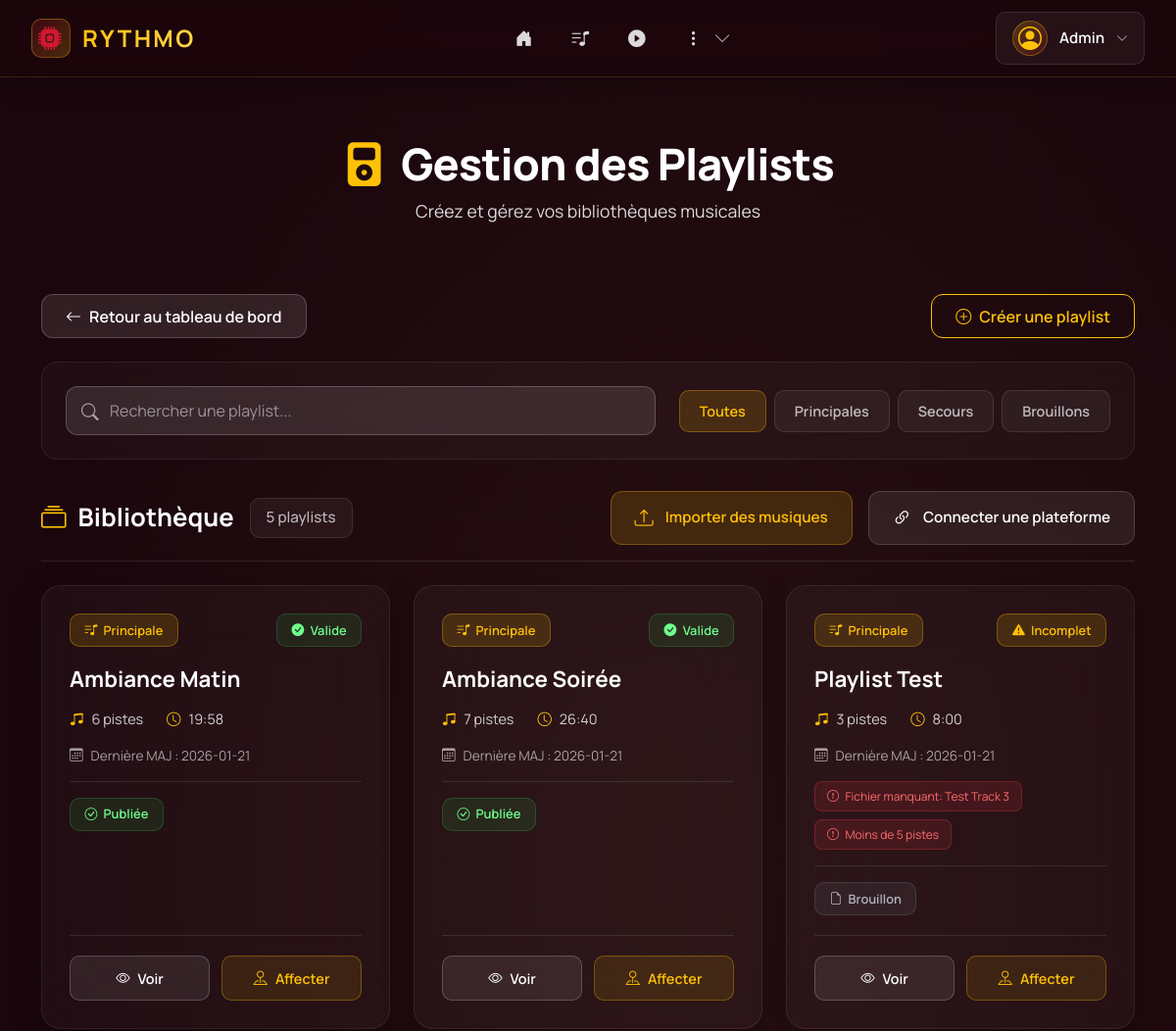
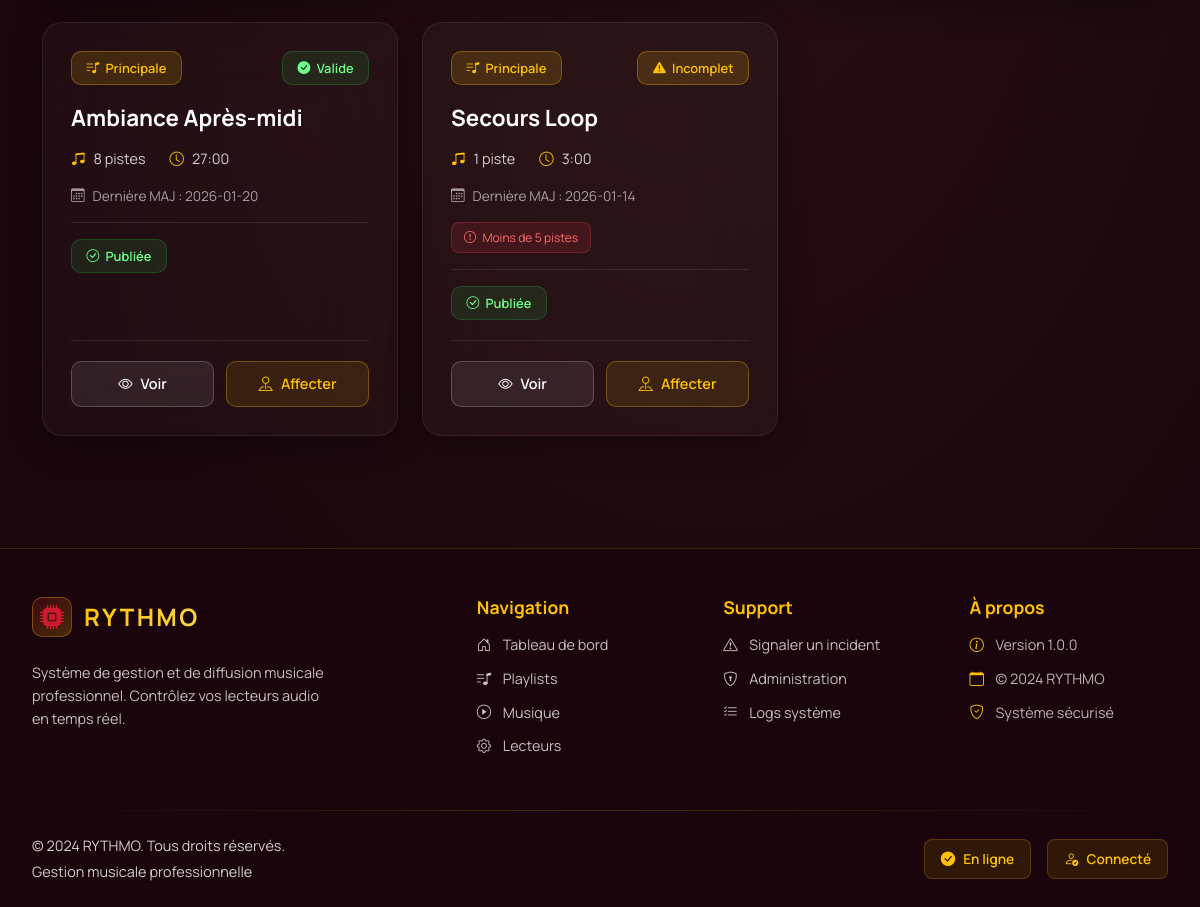
Screenshot of /playlists/ (signed in) with the database file from the repository (2 pictures, top to bottom).
### tables this page shows
CREATE TABLE Utilisateur(
   id_utilisateur INTEGER PRIMARY KEY AUTOINCREMENT,
   nom_utilisateur VARCHAR(50) UNIQUE,
   motdepasse VARCHAR(128),
   role VARCHAR(50),
   prenom VARCHAR(50),
   nom VARCHAR(50),
   age INTEGER,
   email VARCHAR(100) UNIQUE,
   login_attempts INTEGER DEFAULT 0,
   block_until DATETIME,
   last_login DATETIME
);

CREATE TABLE Playlist(
   id_playlist INTEGER PRIMARY KEY AUTOINCREMENT,
   nom_playlist VARCHAR(50) UNIQUE,
   date_creation DATETIME DEFAULT CURRENT_TIMESTAMP,
   date_fin_playlist DATE,
   date_derniere_maj DATETIME,
   publie BOOLEAN DEFAULT 1
);

### app/controllers/PlaylistController.py (the view)
@playlist_bp.route("/", methods=["GET"])
@reqlogged
def playlists():
    role = session.get("role", "utilisateur")
    playlists = playlist_dao.find_all()
    lecteurs = lecteur_dao.find_all()
    zones = get_zones(lecteurs)
    sites = get_sites(lecteurs)
    metadata = {
        "title": "Gestion des Playlists",
        "pagename": "playlists"
    }
    return render_template(
        "playlists.html",
        metadata=metadata,
        playlists=playlists,
        lecteurs=lecteurs,
        zones=zones,
        sites=sites,
        role=role
    )

### app/__init__.py (called while the page is built, shortened)
@app.before_request
def check_session_timeout():
    if 'user_id' in session:
        last_active = session.get('last_active')
        now = datetime.now()
        session['last_active'] = now.isoformat()

@app.before_request
def load_user():
    user_id = session.get("user_id")
    if user_id:
        user = UserSqliteDAO().findById(user_id)
        g.current_user = user
    else:
        g.current_user = None

@app.context_processor
def inject_user():
    return dict(current_user=g.get("current_user", None))

### app/controllers/LoginController.py (called while the page is built)
def reqlogged(f):
    @wraps(f)
    def decorated_function(*args, **kwargs):
        if not session.get("logged"):
            return redirect(url_for("login"))
        return f(*args, **kwargs)
    return decorated_function

### app/controllers/PlaylistController.py (called while the page is built)
def get_zones(lecteurs):
    zones = set()
    for lecteur in lecteurs:
        if lecteur.adresse_lecteur:
            zones.add(lecteur.adresse_lecteur)
    return sorted(list(zones))

def get_sites(lecteurs):
    db_path = app.root_path + '/database.db'
    sites = {}
    try:
        conn = sqlite3.connect(db_path)
        conn.row_factory = sqlite3.Row
        for lecteur in lecteurs:
            if lecteur.id_organisation:
                cursor = conn.execute(
                    "SELECT id_organisation, nom_organisation FROM Organisation WHERE id_organisation = ?",
                    (lecteur.id_organisation,)
                )
                org = cursor.fetchone()
                if org:
                    sites[org["id_organisation"]] = org["nom_organisation"]
        conn.close()
    except:
        pass
    return sites

### app/models/LecteurDAO.py (called while the page is built)
    def find_all(self):
        try:
            conn = sqlite3.connect(self.db_path)
            conn.row_factory = sqlite3.Row
            cursor = conn.cursor()
            cursor.execute("SELECT * FROM Lecteur")
            rows = cursor.fetchall()
            conn.close()
            lecteurs = []
            for row in rows:
                lecteur = Lecteur(
                    row['id_lecteur'],
                    row['nom_lecteur'],
                    row['adresseIP'],
                    row['etat_lecteur'],
                    row['derniere_synchro'],
                    row['adresse_lecteur']
                )
                lecteurs.append(lecteur)
            return lecteurs
        except Exception as e:
            print(f"Erreur find_all : {e}")
            return []

### app/templates/playlists.html (shortened to what this page needs)
{% extends 'layout.html' %}
{% block content %}
<div class="playlists-hero">
  <div class="container">
    <h1><i class="bi bi-music-player-fill"></i> Gestion des Playlists</h1>
    <p>Créez et gérez vos bibliothèques musicales</p>
  </div>
</div>
<div class="container mt-4 pb-5">
  <div class="playlists-actions mb-4">
    <a href="{{ url_for('index') }}" class="btn btn-rythmo-back">
      <i class="bi bi-arrow-left"></i> Retour au tableau de bord
    </a>
    <button class="btn btn-rythmo-primary" id="createPlaylistBtn">
      <i class="bi bi-plus-circle"></i> Créer une playlist
    </button>
  </div>
  <div class="playlists-filters mb-4">
    <div class="filter-group">
      <input type="text" id="searchPlaylist" class="search-input" placeholder="Rechercher une playlist...">
      <i class="bi bi-search search-icon-input"></i>
    </div>
    <div class="filter-tabs">
      <button class="filter-tab active" data-filter="all">Toutes</button>
      <button class="filter-tab" data-filter="principale">Principales</button>
      <button class="filter-tab" data-filter="secours">Secours</button>
      <button class="filter-tab" data-filter="brouillon">Brouillons</button>
    </div>
  </div>
  <div class="playlists-library">
    <div class="library-header">
      <div class="library-header-left">
        <h2><i class="bi bi-collection"></i> Bibliothèque</h2>
        <span class="library-count">{{ playlists|length }} playlist{{ 's' if playlists|length > 1 else '' }}</span>
      </div>
      <div class="library-header-actions">
        <button class="btn btn-import-music" id="importMusicBtn" type="button">
          <i class="bi bi-upload"></i>
          <span>Importer des musiques</span>
        </button>
        <button class="btn btn-connect-platform" id="connectPlatformBtn" type="button">
          <i class="bi bi-link-45deg"></i>
          <span>Connecter une plateforme</span>
        </button>
      </div>
    </div>
    <div class="playlists-grid" id="playlistsGrid">
      {% for playlist in playlists %}
      <div class="playlist-card"
           data-type="{{ playlist.type }}"
           data-publie="{{ 'true' if playlist.publie else 'false' }}"
           data-name="{{ playlist.nom_playlist|lower }}">
        <div class="playlist-card-header">
          <div class="playlist-type-badge type-{{ playlist.type }}">
            {% if playlist.type == 'secours' %}
              <i class="bi bi-shield-check"></i> Secours
            {% else %}
              <i class="bi bi-music-note-list"></i> Principale
            {% endif %}
          </div>
          <div class="playlist-status-badge status-{{ playlist.statut }}">
            {% if playlist.statut == 'valide' %}
              <i class="bi bi-check-circle-fill"></i>
            {% elif playlist.statut == 'incomplet' %}
              <i class="bi bi-exclamation-triangle-fill"></i>
            {% else %}
              <i class="bi bi-x-circle-fill"></i>
            {% endif %}
            {{ playlist.statut|title }}
          </div>
        </div>
        <div class="playlist-card-body">
          <h3 class="playlist-name">{{ playlist.nom_playlist }}</h3>
          <div class="playlist-stats">
            <div class="stat-item">
              <i class="bi bi-music-note-beamed"></i>
              <span>{{ playlist.nb_pistes }} piste{{ 's' if playlist.nb_pistes > 1 else '' }}</span>
            </div>
            <div class="stat-item">
              <i class="bi bi-clock"></i>
              <span>{{ (playlist.duree_totale // 60) }}:{{ '%02d'|format(playlist.duree_totale % 60) }}</span>
            </div>
          </div>
          <div class="playlist-meta">
            <p class="playlist-date">
              <i class="bi bi-calendar3"></i>
              Dernière MAJ : {{ playlist.date_derniere_maj }}
            </p>
          </div>
          {% if playlist.problemes %}
          <div class="playlist-problemes">
            {% for probleme in playlist.problemes %}
            <span class="probleme-badge">
              <i class="bi bi-exclamation-circle"></i> {{ probleme }}
            </span>
            {% endfor %}
          </div>
          {% endif %}
          <div class="playlist-publication">
            {% if playlist.publie %}
              <span class="publication-badge published">
                <i class="bi bi-check-circle"></i> Publiée
              </span>
            {% else %}
              <span class="publication-badge draft">
                <i class="bi bi-file-earmark"></i> Brouillon
              </span>
            {% endif %}
          </div>
        </div>
        <div class="playlist-card-actions">
          <a href="{{ url_for('playlist.playlist_detail', id_playlist=playlist.id_playlist) }}"
             class="action-btn action-view">
            <i class="bi bi-eye"></i> Voir
          </a>
          <button class="action-btn action-assign"
                  data-playlist-id="{{ playlist.id_playlist }}"
                  data-playlist-name="{{ playlist.nom_playlist }}">
            <i class="bi bi-pin-map"></i> Affecter
          </button>
        </div>
      </div>
      {% endfor %}
    </div>
  </div>
</div>
{% endblock %}

### app/templates/includes/nav.html (shortened to what this page needs)
{% if current_user %}
<nav class="navbar-modern fixed-top navbar-expand-lg">
  <div class="navbar-container">
    <div class="navbar-brand-section">
      <a class="navbar-brand-modern" href="{{ url_for('index') }}">
        <div class="brand-icon-wrapper">
          <i class="bi bi-cpu-fill"></i>
        </div>
        <span class="brand-text">RYTHMO</span>
      </a>
      <div class="music-visualizer" id="music-bar">
      </div>
    </div>
    <div class="navbar-nav-section">
      <div class="collapse navbar-collapse-modern" id="navbarNav">
        <ul class="navbar-nav-modern">
          <li class="nav-item-modern">
            <a class="nav-link-modern nav-link-icon-only" href="{{ url_for('index') }}">
              <i class="bi bi-house-door-fill"></i>
            </a>
          </li>
          <li class="nav-item-modern">
            <a class="nav-link-modern nav-link-icon-only" href="{{ url_for('playlist.playlists') }}">
              <i class="bi bi-music-note-list"></i>
            </a>
          </li>
          <li class="nav-item-modern">
            <a class="nav-link-modern nav-link-icon-only" href="{{ url_for('musique.musique') }}">
              <i class="bi bi-play-circle-fill"></i>
            </a>
          </li>
          {% if current_user.role in ["admin", "superviseur"] or current_user.role == "admin" %}
          <li class="nav-item-modern nav-item-dropdown">
            <button class="nav-link-modern nav-link-icon-only nav-more-btn" type="button" data-bs-toggle="dropdown" aria-expanded="false">
              <i class="bi bi-three-dots-vertical"></i>
              <i class="bi bi-chevron-down nav-dropdown-arrow"></i>
            </button>
          </li>
          {% endif %}
        </ul>
      </div>
    </div>
    <div class="navbar-user-section">
      <div class="user-dropdown">
        <button class="user-menu-trigger" type="button" data-bs-toggle="dropdown" aria-expanded="false">
          <div class="user-avatar-nav">
            <i class="bi bi-person-circle"></i>
          </div>
          <span class="username-text d-none d-lg-inline">{{ current_user.username }}</span>
          <i class="bi bi-chevron-down dropdown-arrow"></i>
        </button>
      </div>
    </div>
  </div>
</nav>
{% endif %}

### app/templates/layout.html (style rules this page uses)
* { font-family: 'Manrope', -apple-system, BlinkMacSystemFont, 'Segoe UI', sans-serif !important; }
:root { --rythmo-gradient-start: #281012; --rythmo-gradient-end: #1a060c; --rythmo-gradient-mid: #3b1519; --rythmo-yellow: #ffc107; --rythmo-red: #d11831; --rythmo-text-light: #fff4c7; }
body { background: radial-gradient(ellipse at 60% 45%, var(--rythmo-gradient-start), var(--rythmo-gradient-end) 70%); min-height: 100vh; color: white; padding-top: 76px; }

### app/templates/includes/nav.html (style rules this page uses)
.navbar-modern { background: rgba(26, 6, 12, 0.85); backdrop-filter: blur(20px) saturate(180%); -webkit-backdrop-filter: blur(20px) saturate(180%); border-bottom: 1px solid rgba(255, 193, 7, 0.15); box-shadow: 0 4px 24px rgba(0, 0, 0, 0.3); padding: 0.75rem 0; z-index: 1050; transition: all 0.3s ease; }
.navbar-container { max-width: 1400px; margin: 0 auto; padding: 0 2rem; display: flex; align-items: center; justify-content: space-between; gap: 2rem; }
.navbar-brand-section { display: flex; align-items: center; gap: 1rem; flex-shrink: 0; }
.navbar-brand-modern { display: flex; align-items: center; gap: 0.75rem; text-decoration: none; color: #ffc107 !important; font-weight: 700; font-size: 1.5rem; letter-spacing: 0.1em; transition: all 0.3s ease; position: relative; }
.brand-icon-wrapper { width: 40px; height: 40px; display: flex; align-items: center; justify-content: center; background: linear-gradient(135deg, rgba(209, 24, 49, 0.2), rgba(255, 193, 7, 0.2)); border-radius: 10px; border: 1px solid rgba(255, 193, 7, 0.3); transition: all 0.3s ease; }
.brand-icon-wrapper i { font-size: 1.5rem; color: #d11831; transition: all 0.3s ease; }
.brand-text { background: linear-gradient(135deg, #ffc107, #ffd54f); -webkit-background-clip: text; -webkit-text-fill-color: transparent; background-clip: text; }
.music-visualizer { display: flex; align-items: flex-end; gap: 3px; height: 28px; margin-left: 0.5rem; }
.navbar-nav-section { flex: 1; display: flex; justify-content: center; }
.navbar-collapse-modern { display: flex !important; }
.navbar-nav-modern { display: flex; align-items: center; gap: 0.5rem; list-style: none; margin: 0; padding: 0; }
.nav-item-modern { position: relative; }
.nav-link-modern { display: flex; align-items: center; gap: 0.5rem; padding: 0.6rem 1.2rem; color: rgba(255, 255, 255, 0.85) !important; text-decoration: none; border-radius: 8px; transition: all 0.3s ease; font-weight: 500; font-size: 0.95rem; position: relative; overflow: hidden; }
.nav-link-modern::before { content: ''; position: absolute; top: 0; left: -100%; width: 100%; height: 100%; background: linear-gradient(90deg, transparent, rgba(255, 193, 7, 0.1), transparent); transition: left 0.5s ease; }
.nav-link-modern i { font-size: 1.1rem; transition: all 0.3s ease; }
.nav-link-icon-only { padding: 0.6rem 1rem !important; position: relative; }
.nav-item-dropdown { position: relative; }
.nav-more-btn { cursor: pointer; border: none; background: transparent; }
.nav-dropdown-arrow { font-size: 0.7rem; transition: transform 0.3s ease; opacity: 0.7; margin-left: 0.25rem; }
.navbar-user-section { display: flex; align-items: center; gap: 1rem; flex-shrink: 0; }
.user-dropdown { position: relative; }
.user-menu-trigger { display: flex; align-items: center; gap: 0.75rem; background: rgba(255, 255, 255, 0.05); border: 1px solid rgba(255, 255, 255, 0.1); border-radius: 10px; padding: 0.5rem 1rem; color: white; cursor: pointer; transition: all 0.3s ease; }
.user-avatar-nav { width: 36px; height: 36px; display: flex; align-items: center; justify-content: center; background: linear-gradient(135deg, rgba(255, 193, 7, 0.2), rgba(209, 24, 49, 0.2)); border-radius: 50%; border: 1px solid rgba(255, 193, 7, 0.3); }
.user-avatar-nav i { font-size: 1.5rem; color: #ffc107; }
.username-text { font-weight: 600; font-size: 0.95rem; }
.dropdown-arrow { font-size: 0.75rem; transition: transform 0.3s ease; opacity: 0.7; }
.navbar-modern { animation: slideDown 0.4s ease-out; }

### rows the page displays
Utilisateur: username "Admin"
Playlist: statut "Valide", nom_playlist "Ambiance Matin", nb_pistes "6", nb_pistes "s", duree_totale "19", duree_totale "58", date_derniere_maj "2026-01-21", publie True (drawn)
Playlist: statut "Valide", nom_playlist "Ambiance Soirée", nb_pistes "7", nb_pistes "s", duree_totale "26", duree_totale "40", date_derniere_maj "2026-01-21", publie True (drawn)
Playlist: statut "Incomplet", nom_playlist "Playlist Test", nb_pistes "3", nb_pistes "s", duree_totale "8", duree_totale "00", date_derniere_maj "2026-01-21", problemes "Fichier manquant: Test Track 3" "Moins de 5 pistes", publie False (drawn)
Playlist: statut "Valide", nom_playlist "Ambiance Après-midi", nb_pistes "8", nb_pistes "s", duree_totale "27", duree_totale "00", date_derniere_maj "2026-01-20", publie True (drawn)
Playlist: statut "Incomplet", nom_playlist "Secours Loop", nb_pistes "1", duree_totale "3", duree_totale "00", date_derniere_maj "2026-01-14", problemes "Moins de 5 pistes", shows "Publiée"

### other values shown
{{ playlists|length }} "5"
{{ 's' if playlists|length > 1 else '' }} "s"
